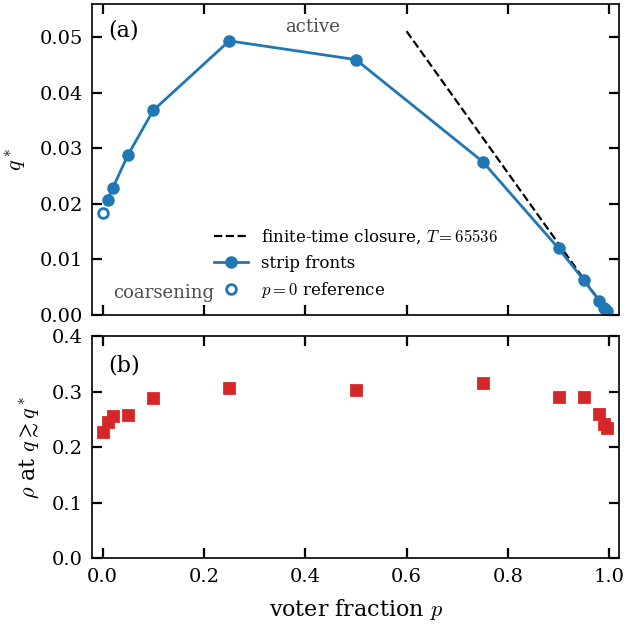

Reproduce this figure in Python.
"""Fig. phase: (a) transition line q*(p) at alpha = 1/2 from strip fronts, with the voter-point theory
q* = c alpha (1 - p); (b) interface density of the active phase just above q*."""
import glob
import os

import matplotlib.pyplot as plt
import numpy as np

from pathlib import Path
from common import COL, RUNS, ROOT, FIGDATA, QSTAR05, REFERENCE_PATH, label, save
from campaign.v2.analysis.io import read_timeseries, provenance, write_csv, write_json
from campaign.v2.analysis.stats import window_mean, mean_summary
from campaign.v2.analysis.bulk import extend_absorbed
import fronts_util as fu

d = fu.load(["E1_front", "E4_voter", "E9_alpha", "E12_phase"])
pts = []
for p in sorted({k[0] for k in d if k[0] >= 0}):
    q, v, se, n = fu.curve(d, p, 0.5)
    if len(q) < 3:
        continue
    qs, sl = fu.crossing(q, v)
    if np.isfinite(qs):
        pts.append((p, qs, qs * sl))
pts = [pt for pt in pts if pt[0] != 0.99]
# p >= 0.99: strips run to 4 t_x (1.2e6 and 1.6e6 steps), velocities for t >= t_x, 4 seeds (campaign/strip_p099,
# 2026-10-31); from 1e5-step runs the crossings were 0.00128 and 0.00062
pts.append((0.99, 0.001282, 0.045))
pts.append((0.995, 0.00064, 0.03))
pts = [(p, QSTAR05 if p == .5 else q, slope) for p, q, slope in pts]
pts = np.array(sorted(pts))
for p, qs, red in pts:
    print(f"p={p:<6g} q*={qs:.6f}  q* dv/dq={red:.3f}  c={qs / (0.5 * (1 - p)) if p < 1 else np.nan:.3f}")


def plateau(path, tmin):
    meta, rows = read_timeseries(path)
    if not meta['done']:
        raise ValueError(f'Incomplete broad-survey ensemble: {path}')
    end = max(meta['T'], meta.get('t_end', meta['T']))
    if meta['absorbed']:
        rows = extend_absorbed(rows, end)
    value = window_mean(rows[:,0], rows[:,2], tmin, end)
    if not np.isfinite(value):
        raise ValueError(f'Incomplete averaging window: {path}')
    return dict(path=str(Path(path).resolve()), p=meta['p'], q=meta['q'],
                L=meta['Lx'], seed=meta['seed'], start=tmin, end=end,
                absorbed=meta['absorbed'], rho_mean=value,
                last_over_first=float(rows[-1,2]/np.interp(tmin,rows[:,0],rows[:,2])))


# rho just above q*: (p, experiment, name glob, tmin); the lowest q/q* whose runs stay stationary
STRIPS = os.path.join(os.path.dirname(os.path.dirname(RUNS)), "campaign", "strip_p099", "bulk")
PLATEAU = [(0.0, "E2_bulk", "a0.5_j2_q0.0185_L*_s*.txt", 1e4),
           (0.01, "E12_phase_bulk", "p0.01_a0.5_j2_q0.021_L2048_s*.txt", 2e4),
           (0.02, "E12_phase_bulk", "p0.02_a0.5_j2_q0.02332_L2048_s*.txt", 2e4),
           (0.05, "E12_phase_bulk", "p0.05_a0.5_j2_q0.029_L2048_s*.txt", 2e4),
           (0.1, "E12_phase_bulk", "p0.1_a0.5_j2_q0.037904_L2048_s*.txt", 2e4),
           (0.25, "E12_phase_bulk", "p0.25_a0.5_j2_q0.05047_L2048_s*.txt", 2e4),
           (0.5, "E13_bulk05", "p0.5_a0.5_j2_q0.046359_L2048_s*.txt", 2e4),
           (0.75, "E4_voter_bulk", "p0.75_a0.5_j2_q0.0286_L*_s*.txt", 2e4),
           (0.9, "E4_voter_bulk", "p0.9_a0.5_j2_q0.0122_L*_s*.txt", 2e4),
           (0.95, "E4_voter_bulk", "p0.95_a0.5_j2_q0.0065_L*_s*.txt", 2e4),
           (0.98, "E6_long", "p0.98_a0.5_j2_q0.0025704_L2048_s*.txt", 2e5),
           (0.99, None, [("E6_long", "p0.99_a0.5_j2_q0.0012827_L2048_s*.txt"),
                   (STRIPS, "p0.99_a0.5_j2_q0.00128_L2048_s*.txt")], 2e5),
           (0.995, None, [("E6_long_p995", "p0.995_a0.5_j2_q0.0006417_L2048_s*.txt"),
                    (STRIPS, "p0.995_a0.5_j2_q0.00064_L2048_s*.txt")], 2e5)]
# STRIPS: the bulk runs of campaign/strip_p099 (L 2048, seeds 3-4, to 1.2e6 / 1.5e6 steps), at the Table I thresholds
rp = []
run_records = []
summary_records = []
for p, exp, pat, tmin in PLATEAU:
    pairs = pat if isinstance(pat, list) else [(exp, pat)]
    files = sorted(f for e, pa in pairs for f in glob.glob(os.path.join(RUNS, e, "out", pa)))
    # The broad-survey table declares L>=2048; size selection is fixed and
    # independent of activity or whether a trajectory reaches consensus.
    files = [f for f in files if read_timeseries(f)[0]['Lx'] >= 2048]
    if not files:
        print("missing", exp, pat)
        continue
    vals = [plateau(f, tmin) for f in files]
    stats = mean_summary([v['rho_mean'] for v in vals], boot=0)
    rp.append((p, stats['mean'], stats['sem'], len(vals)))
    run_records.extend(vals)
    summary_records.append(dict(p=p, **stats, q_values=';'.join(str(q) for q in sorted({v['q'] for v in vals})),
                                L_values=';'.join(str(L) for L in sorted({v['L'] for v in vals}))))
    print(f"p={p}: rho_+ = {rp[-1][1]:.4f} from {len(vals)} runs ({exp}); drift last/first {np.mean([v['last_over_first'] for v in vals]):.3f}")
rp = np.array(rp)
result_dir = Path(ROOT)/'campaign/v2/results/phase'
write_csv(result_dir/'runs.csv', run_records)
write_csv(result_dir/'summary.csv', summary_records)
write_json(result_dir/'analysis.json', dict(
    averaging='Trapezoidal per-run time means, equal independent-run weights; no activity filter',
    uncertainty='One standard error over runs; broad-survey descriptive summaries, not limiting jumps',
    sizes='L>=2048 as declared in the broad parameter table',
    windows='Declared per-point starts to actual complete horizons; exact absorbing state extended to planned T',
    inputs=provenance([Path(v['path']) for v in run_records]),
    plotted_front_thresholds=[dict(p=float(p),qstar=float(q)) for p,q,_ in pts],
    front_inputs=provenance([Path(FIGDATA)/(name+'_fronts.csv') for name in
                            ('E1_front','E4_voter','E9_alpha','E12_phase')]+[Path(REFERENCE_PATH)]),
    legacy_near_voter=dict(points={'.99':.001282,'.995':.00064},
                           interpretation='Earlier nominal finite-window estimates; not recomputed by this figure',
                           inputs=provenance([Path(ROOT)/'campaign/strip_p099'/name for name in
                                             ('analyze.py','tables.md','fill_notes.py','make_runs.py')]))))

fig, (a, b) = plt.subplots(2, 1, figsize=(COL, 3.6), sharex=True, gridspec_kw=dict(hspace=0.08, height_ratios=[1.4, 1]))
pp = np.linspace(0.6, 1, 50)
a.plot(pp, 0.255255 * 0.5 * (1 - pp), "k--", lw=0.8,
       label=r"finite-time closure, $T=65536$")
a.plot(pts[pts[:, 0] > 0, 0], pts[pts[:, 0] > 0, 1], "o-", color="C0", ms=3.5, label="strip fronts")
a.plot(pts[pts[:, 0] == 0, 0], pts[pts[:, 0] == 0, 1], "o", color="C0", mfc="w", ms=3.5, label=r"$p=0$ reference")
a.set(ylabel=r"$q^*$", ylim=(0, 0.056))
a.text(0.02, 0.003, "coarsening", fontsize=6.5, color="0.3")
a.text(0.36, 0.051, "active", fontsize=6.5, color="0.3")
a.legend(fontsize=6, loc="lower center", bbox_to_anchor=(0.5, 0.0))
label(a, "(a)", x=0.03, y=0.95)
b.errorbar(rp[:, 0], rp[:, 1], rp[:, 2], fmt="s", color="C3", ms=3.5, capsize=1.2)
b.set(xlabel=r"voter fraction $p$", ylabel=r"$\rho$ at $q\gtrsim q^*$", ylim=(0, 0.4), xlim=(-0.02, 1.02))
label(b, "(b)", x=0.03, y=0.92)
save(fig, "fig_phase")
